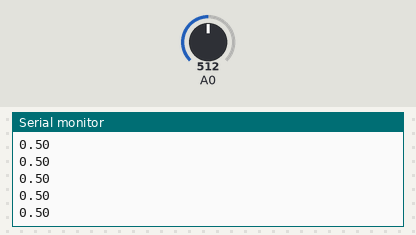
Bench run of a sketch on a simulated Arduino Uno, built with avr-gcc and run on an emulated ATmega328P. Shown: the last lines printed to the serial monitor. Inputs (shaded band) come from the test bench; at power-on: A0 = 512.

Above: at 1.2 s.
1.3 s: A0 set to 716
At 1.31 s:
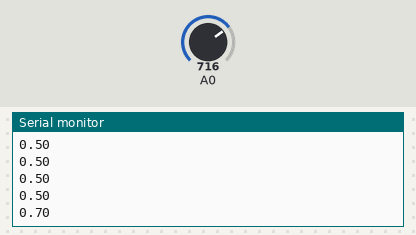
2.8 s: A0 set to 900
At 2.82 s:
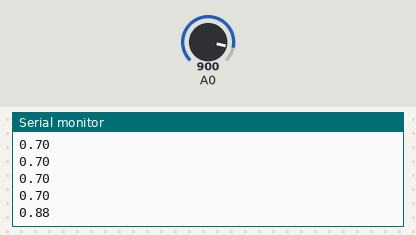
Timing chart, 0 to 5.8 s (numbered marks = the images above; inputs shaded):
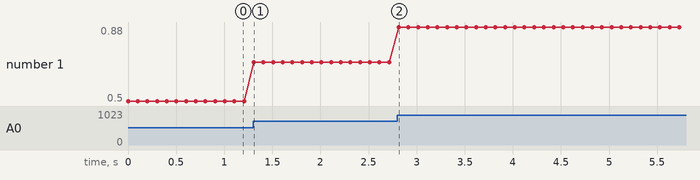

Measured:
- after the input at 1.3 s, the serial monitor: prints a new line at once (image 1)
- after the input at 2.8 s, the serial monitor: prints a new line at once (image 2)
- plotted number 1: 0.5 → 0.7 after the input at 1.3 s, 0.7 → 0.88 after the input at 2.8 s

The sketch:

code_ardu.ino
```cpp
void setup() {
  Serial.begin(9600); // Démarrer la communication avec l'ordinateur
}

void loop() {
  int potValue = analogRead(A0); // Lire la position du potentiomètre
  float normalizedValue = potValue / 1023.0; // Transformer la valeur pour qu'elle soit entre 0 et 1
  Serial.println(normalizedValue); // Envoyer la valeur à l'ordinateur
  delay(100); // Répéter toutes les 100 ms
}
```
